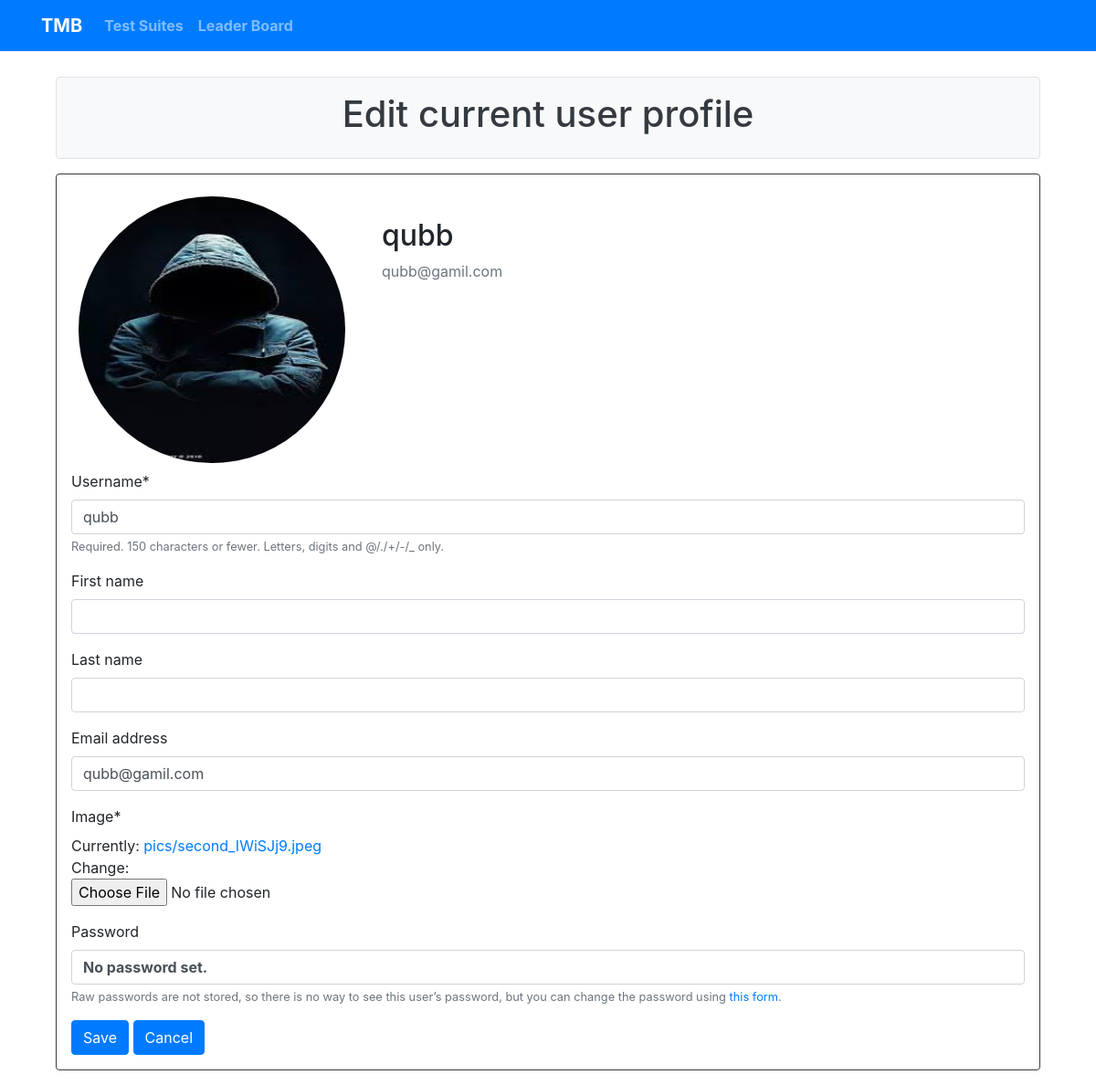
The page /account/profile/ (signed in) on the database its author committed.
### account/models.py (models this page shows, shortened)
class User(AbstractUser):
    image = models.ImageField(default='default.jpg', upload_to='pics')
    avr_score = models.PositiveIntegerField(null=True, blank=True)
    tests_list_passed = models.PositiveIntegerField(null=True, blank=True)

### account/views.py (the view, shortened to what this page needs)
# urls.py: path('profile/', UserAccountUpdateView.as_view(), name='profile'),
class UserAccountUpdateView(UpdateView):
    template_name = 'profile.html'
    extra_context = {'title': 'Edit current user profile'}
    form_class = UserAccountProfileForm
    def get_object(self, queryset=None):
        return self.request.user

### account/forms.py
class UserAccountProfileForm(UserChangeForm):
    class Meta(UserChangeForm.Meta):
        model = User
        fields = ('username', 'first_name', 'last_name', 'email', 'image')

### account/templates/profile.html (shortened to what this page needs)
{% extends 'base.html' %}
{% load crispy_forms_tags %}
{% block content %}
    <div class="media">
        <div class="img-circle.vert">
            <img class="rounded-circle p-1 m-1" width="300" height="300"  src="{{ user.image.url }}">
        </div>
        <div class="media-body  p-3 m-3">
            <h2 class="account-heading">{{ user.username }}</h2>
            <p class="text-secondary">{{ user.email }}</p>
        </div>
    </div>
    <form method="post" enctype="multipart/form-data">
            {{ form|crispy }}
        <button type="submit" class="btn btn-primary">Save</button>
        <a href="{% url 'index' %}" class="btn btn-primary">Cancel</a>
    </form>
{% endblock %}

### rows shown on the page
User: image (picture), username "qubb", email "qubb@gamil.com"

### other values the page prints
{{ title }} "Edit current user profile"
